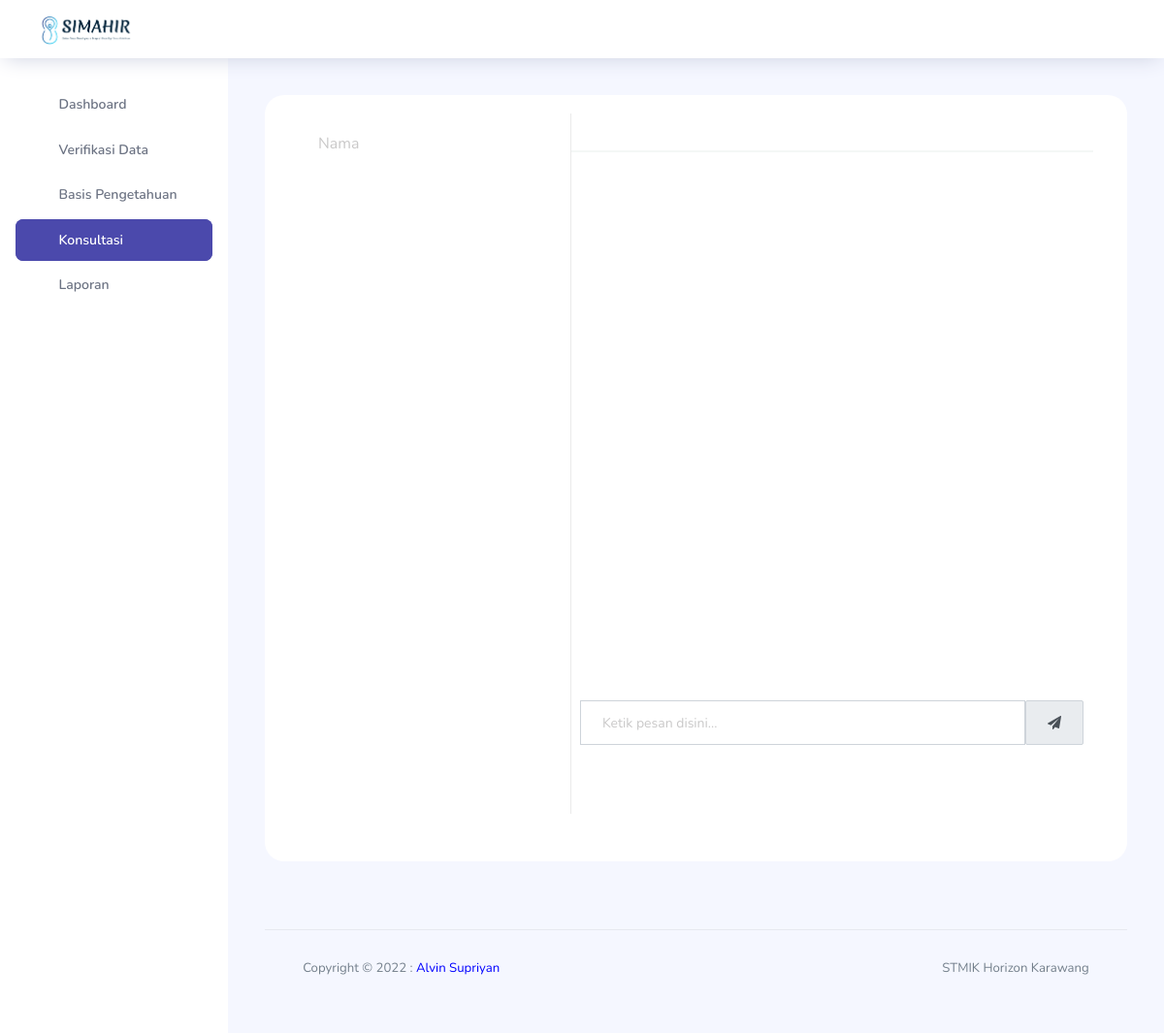
/view/pakarkonsul.php?id=user (signed in), run on an earlier commit of the app's database.
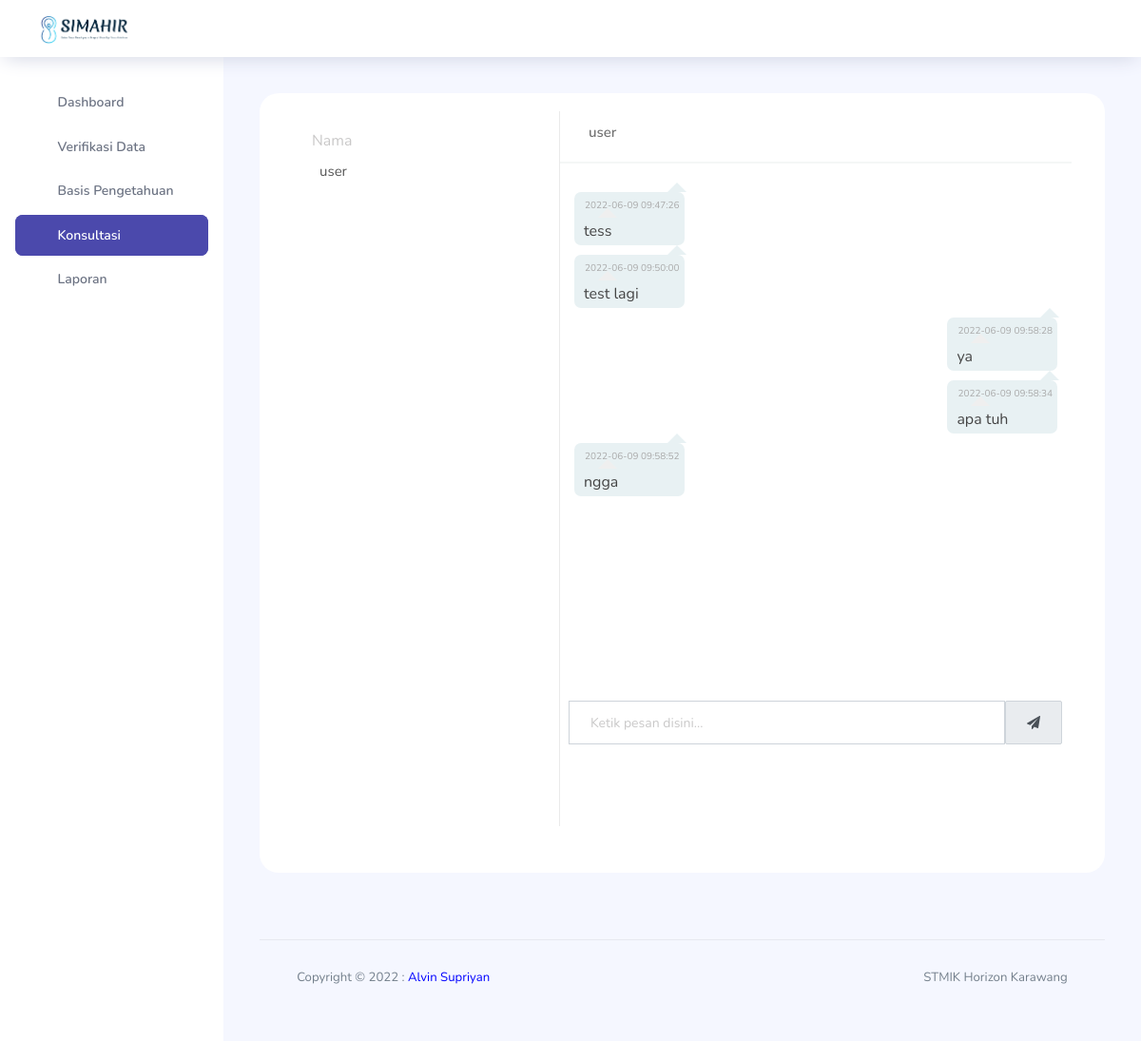
And on a later commit of the database.
### tables this page shows
CREATE TABLE `tb_konsul`  (
  `id_konsul` int(10) NOT NULL AUTO_INCREMENT,
  `username` varchar(32) NOT NULL,
  `pesan` text NOT NULL,
  `tujuan` varchar(50) NOT NULL,
  `waktu` datetime(0) NOT NULL,
  PRIMARY KEY (`id_konsul`) USING BTREE,
  INDEX `user_name`(`username`) USING BTREE,
  CONSTRAINT `user_name` FOREIGN KEY (`username`) REFERENCES `tb_login` (`username`) ON DELETE CASCADE ON UPDATE CASCADE
);

### class/koneksi.php (called while the page is built, shortened)
<?php
    class koneksi{
        public function __construct($con){
            $this->db=$con;
        }
    }
?>

### class/class_konsul.php (the view, shortened to what this page needs)
<?php
require_once 'koneksi.php';
class konsul extends koneksi {
                ?>
<?php
    public function Tampilkonsul ($query,$hak_akses){
        $query = $this->db->prepare($query);
        $query->execute();
        while($row = $query->fetch(PDO::FETCH_ASSOC)){
            if($hak_akses == 'pakar'){
                if($row['tujuan'] == 'pakar'){
                    ?>
<li class="clearfix">
    <div class="message other-message float-left">
        <div class="message-data">
            <span class="message-data-time"><?php echo $row['waktu']; ?></span>
        </div>
        <div class="message my-message"><?php echo $row['pesan']; ?></div>
    </div>
</li>
<?php
            }else{
            ?>
<li class="clearfix">
    <div class="message other-message float-right">
        <div class="message-data">
            <span class="message-data-time"><?php echo $row['waktu']; ?></span>
        </div>
        <div class="message my-message"><?php echo $row['pesan']; ?></div>
    </div>
</li>
<?php
            }
            }
        }
    }
    public function Tampilpakar($query){
        $query = $this->db->prepare($query);
        $query->execute();
        while($row = $query->fetch(PDO::FETCH_ASSOC)){
?>
<a href="../view/pakarkonsul.php?id=<?php echo $row['username'] ?>">
    <li class="clearfix">
        <div class="about">
            <div class="name"><?php echo $row['nama']; ?></div>
        </div>
    </li>
</a>
<?php
        }
    }
}

### view/pakarkonsul.php (shortened to what this page needs)
<!DOCTYPE html>
<html lang="en">
<head>
    <link rel="stylesheet" href="../template/vendors/feather/feather.css">
    <link rel="stylesheet" href="../template/vendors/ti-icons/css/themify-icons.css">
    <link rel="stylesheet" href="../template/vendors/css/vendor.bundle.base.css">
    <link rel="stylesheet" type="text/css" href="../template/js/select.dataTables.min.css">
    <link href="https://cdn.jsdelivr.net/npm/bootstrap@4.5.0/dist/css/bootstrap.min.css" rel="stylesheet">
    <link rel="stylesheet" href="../template/css/pakar.css">
    <link rel="stylesheet" href="../template/css/vertical-layout-light/style.css">
    <link href="https://maxcdn.bootstrapcdn.com/font-awesome/4.7.0/css/font-awesome.min.css" rel="stylesheet" />
</head>
<body>
    <div class="container-scroller">
        <nav class="navbar col-lg-12 col-12 p-0 fixed-top d-flex flex-row">
            <div class="text-center navbar-brand-wrapper d-flex align-items-center justify-content-center">
                <a class="navbar-brand brand-logo mr-5" href="../template/indexpakar.php"><img
                        src="../template/images/logo.png" class="mr-2" alt="logo" /></a>
            </div>
            <div class="navbar-menu-wrapper d-flex align-items-center justify-content-end">
                <button class="navbar-toggler navbar-toggler align-self-center" type="button" data-toggle="minimize">
                    <span class="icon-menu"></span>
                </button>
                <ul class="navbar-nav navbar-nav-right">
                    <li class="nav-item nav-profile dropdown">
                        <a class="nav-link dropdown-toggle" href="#" data-toggle="dropdown" id="profileDropdown">
                            <i class="icon-cog text-primary"></i>
                        </a>
                    </li>
                </ul>
            </div>
        </nav>
        <div class="container-fluid page-body-wrapper">
            <?php require_once '../template/menu_pakar.php' ?>
            <div class="main-panel">
                <div class="content-wrapper">
                    <div class="row">
                        <div class="col-lg-12 grid-margin stretch-card">
                            <div class="card">
                                <div class="card-body">
                                    <div class="container">
                                        <div class="row clearfix">
                                            <div class="col-lg-12">
                                                <div class="card chat-app">
                                                    <div id="plist" class="people-list">
                                                        <div class="input-group">
                                                            <div class="input-group-prepend">
                                                                Nama
                                                            </div>
                                                        </div>
                                                        <ul class="list-unstyled chat-list mt-2 mb-0">
                                                            <?php
                                        require_once '../class/class_konsul.php';
                                        $query="SELECT DISTINCT tb_konsul.username, tb_konsul.tujuan, tb_login.nama FROM tb_konsul JOIN tb_login ON tb_konsul.username = tb_login.username WHERE tujuan='pakar'";
                                        $konsul->Tampilpakar($query);
                                        ?>
                                                        </ul>
                                                    </div>
                                                    <div class="chat">
                                                        <div class="chat-header clearfix">
                                                            <div class="row">
                                                                <div class="col-lg-6">
                                                                    <div class="chat-about">
                                                                        <?php
                                if(isset($_GET['id'])){
                                    require_once '../class/koneksi.php';
                                    $query = "SELECT tb_login.nama, tb_konsul.username FROM tb_konsul JOIN tb_login ON tb_konsul.username = tb_login.username WHERE tb_konsul.username='{$_GET['id']}'";
                                    $nama = $con->prepare($query);
                                    $nama->execute();
                                    while($row=$nama->fetch(PDO::FETCH_ASSOC)){
                                        $tagnama=$row['nama'];
                                    }
                                ?>
                                                                        <h6 class="m-b-0"><?php echo $tagnama ?>
                                                                        </h6>
                                                                        <?php
                                }
                                ?>
                                                                    </div>
                                                                </div>
                                                            </div>
                                                        </div>
                                                        <div class="chat-history">
                                                            <ul class="m-b-0">
                                                                <div class="auto">
                                                                    <li class="clearfix">
                                                                        <?php
                                if(isset($_GET['id'])){
                                $query="SELECT * FROM tb_konsul WHERE username='{$_GET['id']}' or tujuan = '{$_GET['id']}'";
                                $konsul->Tampilkonsul($query,'pakar');
                                ?>
                                                                </div>
                                                                <form method="POST">
                                                                    <div class="chat-message clearfix">
                                                                        <div class="input-group mb-0">
                                                                            <input type="text" class="form-control"
                                                                                name="pesan"
                                                                                placeholder="Ketik pesan disini..."
                                                                                required>
                                                                            <button type="submit"
                                                                                class=" input-group-text "
                                                                                name="simpan"><i
                                                                                    class="fa fa-paper-plane"
                                                                                    aria-hidden="true"></i></button>
                                                                </form>
                                                        </div>
                                                    </div>
                                                </div>
                                                <?php
                }
                ?>
                                            </div>
                                        </div>
                                    </div>
                                </div>
                            </div>
                        </div>
                    </div>
                </div>
            </div>
            <footer class="footer">
                <div class="d-sm-flex justify-content-center justify-content-sm-between">
                    <span class="text-muted text-center text-sm-left d-block d-sm-inline-block">Copyright
                        © 2022 : <a class="text-decoration-none fw-bolder" href="../view/profil.php"
                            style="color:blue;">Alvin
                            Supriyan
                        </a>
                    </span>
                    <span class="float-none float-sm-right d-block mt-1 mt-sm-0 text-center">
                        <a class=" text-muted ml-1">STMIK Horizon Karawang</a></span>
                </div>
            </footer>
        </div>
    </div>
</body>
</html>

### template/menu_pakar.php (shortened to what this page needs)
<nav class="sidebar sidebar-offcanvas" id="sidebar">
    <ul class="nav">
        <li class="nav-item">
            <a class="nav-link" href="../template/indexpakar.php">
                <i class="icon-grid menu-icon"></i>
                <span class="menu-title">Dashboard</span>
            </a>
        </li>
        <li class="nav-item">
            <a class="nav-link" data-toggle="collapse" href="#ui-basic" aria-expanded="false"
                aria-controls="ui-basic">
                <i class="icon-layout menu-icon"></i>
                <span class="menu-title">Verifikasi Data</span>
                <i class="menu-arrow"></i>
            </a>
        </li>
        <li class="nav-item">
            <a class="nav-link" href="../view/basis_pengetahuan.php">
                <i class="ti-book menu-icon"></i>
                <span class="menu-title">Basis Pengetahuan</span>
            </a>
        </li>
        <li class="nav-item">
            <a class="nav-link" href="../view/pakarkonsul.php">
                <i class="ti-comment-alt  menu-icon"></i>
                <span class="menu-title">Konsultasi</span>
            </a>
        </li>
        <li class="nav-item">
            <a class="nav-link" href="../view/laporan.php">
                <i class="icon-paper menu-icon"></i>
                <span class="menu-title">Laporan</span>
            </a>
        </li>
    </ul>
</nav>

### template/css/pakar.css (style rules this page uses)
body { background-color: #f4f7f6; margin-top:20px; }
.card { background: #fff; transition: .5s; border: 0; margin-bottom: 30px; border-radius: .55rem; position: relative; width: 100%; }
.chat-app .people-list { width: 280px; position: absolute; left: 0; top: 0; padding: 20px; z-index: 7 }
.chat-app .chat { margin-left: 280px; border-left: 1px solid #eaeaea }
.people-list { -moz-transition: .5s; -o-transition: .5s; -webkit-transition: .5s; transition: .5s }
.people-list .chat-list li { list-style: none; border-radius: 3px }
.people-list .chat-list li .name { font-size: 15px; color: #565656; }
.people-list .about { float: left; padding-left: 8px }
.chat .chat-header { padding: 15px 20px; border-bottom: 2px solid #f4f7f6 }
.chat .chat-header .chat-about { float: left; padding-left: 10px; color: #747474; }
.chat .chat-history { padding: 10px; border-bottom: 2px solid #fff }
.chat .chat-history ul { padding: 0 }
.chat .chat-history ul li { list-style: none; margin-bottom: 10px }
.chat .chat-history ul li:last-child { margin-bottom: 0px }
.chat .chat-history .message-data { margin-bottom: 15px }
.chat .chat-history .message-data-time { color: #A9A9A9; padding-left: 6px; font-size: 10px; float:right; }
.chat .chat-history .message { color: #444; padding: 1px 5px; line-height: 26px; font-size: 16px; border-radius: 7px; display: inline-block; position: relative }
.chat .chat-history .message:after { bottom: 100%; left: 7%; border: solid transparent; content: " "; height: 0; width: 0; position: absolute; pointer-events: none; border-bottom-color: #fff; border-width: 10px; margin-left: -10px }
.chat .chat-history .my-message:after { bottom: 100%; left: 30px; border: solid transparent; content: " "; height: 0; width: 0; position: absolute; pointer-events: none; border-bottom-color: #efefef; border-width: 10px; margin-left: -10px }
.chat .chat-history .other-message { background: #e8f1f3; text-align: left }
.chat .chat-history .other-message:after { border-bottom-color: #e8f1f3; left: 93% }
.float-right { float: right }
.clearfix:after { visibility: hidden; display: block; font-size: 0; content: " "; clear: both; height: 0 }
@media only screen and (min-device-width: 768px) and (max-device-width: 1024px) and (orientation: landscape) and (-webkit-min-device-pixel-ratio: 1) { .chat-app .chat-list { height: 480px; overflow-x: auto } }
@media only screen and (min-device-width: 768px) and (max-device-width: 1024px) and (orientation: landscape) and (-webkit-min-device-pixel-ratio: 1) { .chat-app .chat-history { height: calc(100vh - 350px); overflow-x: auto } }
.auto { display:block; padding:5px; margin-top:5px; width: 100%; height: 550px; overflow:auto; }

What changed in the data, as far as the page shows it:
added tb_konsul: waktu "2022-06-09 09:47:26", pesan "tess"
added tb_konsul: waktu "2022-06-09 09:50:00", pesan "test lagi"
added tb_konsul: waktu "2022-06-09 09:58:28", pesan "ya"
added tb_konsul: waktu "2022-06-09 09:58:34", pesan "apa tuh"
added tb_konsul: waktu "2022-06-09 09:58:52", pesan "ngga"
Also different on the page:
$tagnama: (not shown) → "user"
new list line: "user"
